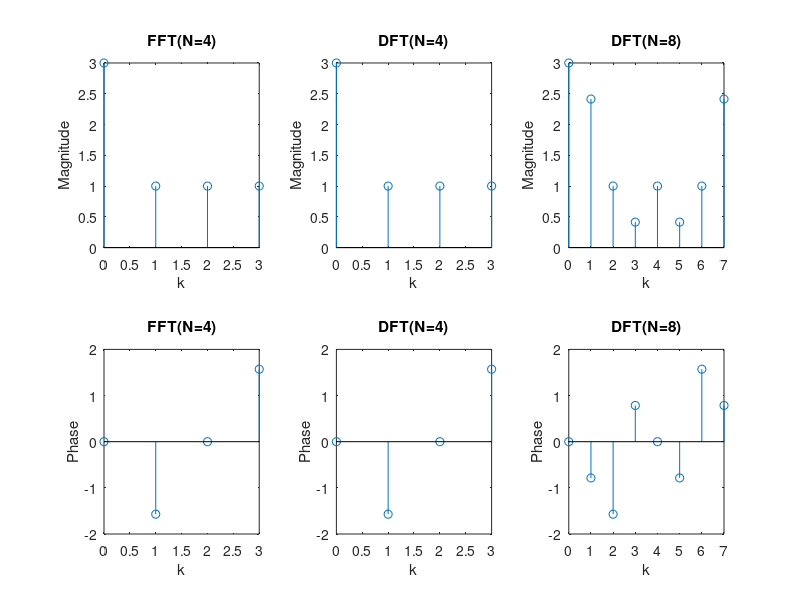

The MATLAB script that drew this image:
clear all 
clc

x_n = [1,1,1,0];
N= 4;
K = 0:N-1;
X_k_inbuilt = fft(x_n, N);
mag_X_k_in = abs(X_k_inbuilt);
phase_X_k_in = angle(X_k_inbuilt);

X_k = zeros(1,N);
for k= 1:N
    for n= 1:N
        X_k(1,k) = X_k(1,k) + x_n(n)*exp(-(1j*2*pi*(k-1)*(n-1))/N);
    end
end


mag_X_k = abs(X_k);
phase_X_k = angle(X_k);

subplot(2,3,1)
stem(K,mag_X_k_in)
title('FFT(N=4)')
xlabel('k')
ylabel('Magnitude')

subplot(2,3,4)
stem(K,phase_X_k_in)
title('FFT(N=4)')
xlabel('k')
ylabel('Phase')

subplot(2,3,2)
stem(K, mag_X_k)
title('DFT(N=4)')
xlabel('k')
ylabel('Magnitude')

subplot(2,3,5)
stem(K, phase_X_k)
title('DFT(N=4)')
xlabel('k')
ylabel('Phase')

hold on

N1=8;
K1=0:N1-1;
X_k1 = zeros(1,N1)
x_n1 = [1,1,1,0,0,0,0,0];

for k= 1:N1
    for n= 1:N1
        X_k1(1,k) = X_k1(1,k) + x_n1(n)*exp(-(1j*2*pi*(k-1)*(n-1))/N1);
    end
end

mag_X_k1 = abs(X_k1);
phase_X_k1 = angle(X_k1);

subplot(2,3,3)
stem(K1,mag_X_k1)
title('DFT(N=8)')
xlabel('k')
ylabel('Magnitude')

subplot(2,3,6)
stem(K1,phase_X_k1)
title('DFT(N=8)')
xlabel('k')
ylabel('Phase')

